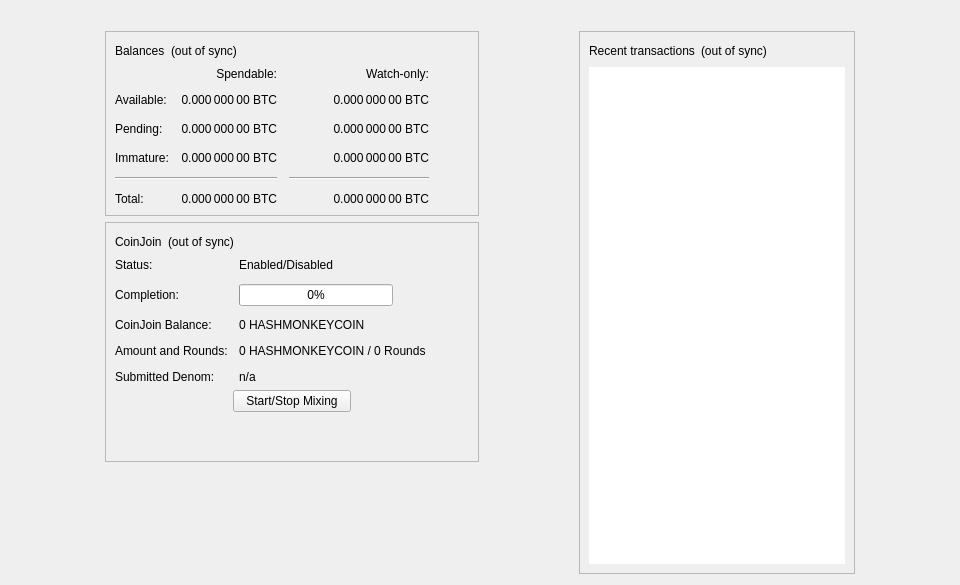
<?xml version="1.0" encoding="UTF-8"?>
<ui version="4.0">
 <class>OverviewPage</class>
 <widget class="QWidget" name="OverviewPage">
  <property name="geometry">
   <rect>
    <x>0</x>
    <y>0</y>
    <width>960</width>
    <height>585</height>
   </rect>
  </property>
  <property name="minimumSize">
   <size>
    <width>960</width>
    <height>0</height>
   </size>
  </property>
  <property name="windowTitle">
   <string>Form</string>
  </property>
  <layout class="QVBoxLayout" name="topLayout">
   <item>
    <widget class="QLabel" name="labelAlerts">
     <property name="visible">
      <bool>false</bool>
     </property>
     <property name="wordWrap">
      <bool>true</bool>
     </property>
     <property name="margin">
      <number>3</number>
     </property>
     <property name="textInteractionFlags">
      <set>Qt::TextSelectableByMouse</set>
     </property>
    </widget>
   </item>
   <item>
    <layout class="QHBoxLayout" name="horizontalLayout" stretch="1,0,1,0,1">
     <item>
      <spacer name="horizontalSpacerLeft">
       <property name="orientation">
        <enum>Qt::Horizontal</enum>
       </property>
       <property name="sizeType">
        <enum>QSizePolicy::Preferred</enum>
       </property>
       <property name="sizeHint" stdset="0">
        <size>
         <width>10</width>
         <height>20</height>
        </size>
       </property>
      </spacer>
     </item>
     <item>
      <layout class="QVBoxLayout" name="verticalLayout_2">
       <item>
        <widget class="QFrame" name="frame">
         <property name="frameShape">
          <enum>QFrame::StyledPanel</enum>
         </property>
         <property name="frameShadow">
          <enum>QFrame::Raised</enum>
         </property>
         <layout class="QVBoxLayout" name="verticalLayout_4">
          <item>
           <layout class="QHBoxLayout" name="horizontalLayout_4">
            <item>
             <widget class="QLabel" name="label_5">
              <property name="text">
               <string>Balances</string>
              </property>
             </widget>
            </item>
            <item>
             <widget class="QLabel" name="labelWalletStatus">
              <property name="toolTip">
               <string>The displayed information may be out of date. Your wallet automatically synchronizes with the HashmonkeyCoin network after a connection is established, but this process has not completed yet.</string>
              </property>
              <property name="text">
               <string notr="true">(out of sync)</string>
              </property>
              <property name="alignment">
               <set>Qt::AlignLeading|Qt::AlignLeft|Qt::AlignVCenter</set>
              </property>
             </widget>
            </item>
            <item>
             <spacer name="horizontalSpacer_3">
              <property name="orientation">
               <enum>Qt::Horizontal</enum>
              </property>
              <property name="sizeHint" stdset="0">
               <size>
                <width>40</width>
                <height>20</height>
               </size>
              </property>
             </spacer>
            </item>
           </layout>
          </item>
          <item>
           <layout class="QGridLayout" name="gridLayout">
            <property name="spacing">
             <number>12</number>
            </property>
            <item row="2" column="2">
             <widget class="QLabel" name="labelWatchPending">
              <property name="cursor">
               <cursorShape>IBeamCursor</cursorShape>
              </property>
              <property name="toolTip">
               <string>Unconfirmed transactions to watch-only addresses</string>
              </property>
              <property name="text">
               <string notr="true">0.000 000 00 BTC</string>
              </property>
              <property name="alignment">
               <set>Qt::AlignRight|Qt::AlignTrailing|Qt::AlignVCenter</set>
              </property>
              <property name="textInteractionFlags">
               <set>Qt::LinksAccessibleByMouse|Qt::TextSelectableByKeyboard|Qt::TextSelectableByMouse</set>
              </property>
             </widget>
            </item>
            <item row="2" column="1">
             <widget class="QLabel" name="labelUnconfirmed">
              <property name="cursor">
               <cursorShape>IBeamCursor</cursorShape>
              </property>
              <property name="toolTip">
               <string>Total of transactions that have yet to be confirmed, and do not yet count toward the spendable balance</string>
              </property>
              <property name="text">
               <string notr="true">0.000 000 00 BTC</string>
              </property>
              <property name="alignment">
               <set>Qt::AlignRight|Qt::AlignTrailing|Qt::AlignVCenter</set>
              </property>
              <property name="textInteractionFlags">
               <set>Qt::LinksAccessibleByMouse|Qt::TextSelectableByKeyboard|Qt::TextSelectableByMouse</set>
              </property>
             </widget>
            </item>
            <item row="3" column="2">
             <widget class="QLabel" name="labelWatchImmature">
              <property name="cursor">
               <cursorShape>IBeamCursor</cursorShape>
              </property>
              <property name="toolTip">
               <string>Mined balance in watch-only addresses that has not yet matured</string>
              </property>
              <property name="text">
               <string notr="true">0.000 000 00 BTC</string>
              </property>
              <property name="alignment">
               <set>Qt::AlignRight|Qt::AlignTrailing|Qt::AlignVCenter</set>
              </property>
              <property name="textInteractionFlags">
               <set>Qt::LinksAccessibleByMouse|Qt::TextSelectableByKeyboard|Qt::TextSelectableByMouse</set>
              </property>
             </widget>
            </item>
            <item row="4" column="0" colspan="2">
             <widget class="Line" name="lineSpendableBalance">
              <property name="orientation">
               <enum>Qt::Horizontal</enum>
              </property>
             </widget>
            </item>
            <item row="4" column="2">
             <widget class="Line" name="lineWatchBalance">
              <property name="sizePolicy">
               <sizepolicy hsizetype="Preferred" vsizetype="Fixed">
                <horstretch>0</horstretch>
                <verstretch>0</verstretch>
               </sizepolicy>
              </property>
              <property name="minimumSize">
               <size>
                <width>140</width>
                <height>0</height>
               </size>
              </property>
              <property name="orientation">
               <enum>Qt::Horizontal</enum>
              </property>
             </widget>
            </item>
            <item row="5" column="0">
             <widget class="QLabel" name="labelTotalText">
              <property name="text">
               <string>Total:</string>
              </property>
             </widget>
            </item>
            <item row="3" column="1">
             <widget class="QLabel" name="labelImmature">
              <property name="cursor">
               <cursorShape>IBeamCursor</cursorShape>
              </property>
              <property name="toolTip">
               <string>Mined balance that has not yet matured</string>
              </property>
              <property name="text">
               <string notr="true">0.000 000 00 BTC</string>
              </property>
              <property name="alignment">
               <set>Qt::AlignRight|Qt::AlignTrailing|Qt::AlignVCenter</set>
              </property>
              <property name="textInteractionFlags">
               <set>Qt::LinksAccessibleByMouse|Qt::TextSelectableByKeyboard|Qt::TextSelectableByMouse</set>
              </property>
             </widget>
            </item>
            <item row="2" column="3">
             <spacer name="horizontalSpacer_2">
              <property name="orientation">
               <enum>Qt::Horizontal</enum>
              </property>
              <property name="sizeHint" stdset="0">
               <size>
                <width>40</width>
                <height>20</height>
               </size>
              </property>
             </spacer>
            </item>
            <item row="3" column="0">
             <widget class="QLabel" name="labelImmatureText">
              <property name="text">
               <string>Immature:</string>
              </property>
             </widget>
            </item>
            <item row="5" column="1">
             <widget class="QLabel" name="labelTotal">
              <property name="cursor">
               <cursorShape>IBeamCursor</cursorShape>
              </property>
              <property name="toolTip">
               <string>Your current total balance</string>
              </property>
              <property name="text">
               <string notr="true">0.000 000 00 BTC</string>
              </property>
              <property name="alignment">
               <set>Qt::AlignRight|Qt::AlignTrailing|Qt::AlignVCenter</set>
              </property>
              <property name="textInteractionFlags">
               <set>Qt::LinksAccessibleByMouse|Qt::TextSelectableByKeyboard|Qt::TextSelectableByMouse</set>
              </property>
             </widget>
            </item>
            <item row="5" column="2">
             <widget class="QLabel" name="labelWatchTotal">
              <property name="cursor">
               <cursorShape>IBeamCursor</cursorShape>
              </property>
              <property name="toolTip">
               <string>Current total balance in watch-only addresses</string>
              </property>
              <property name="text">
               <string notr="true">0.000 000 00 BTC</string>
              </property>
              <property name="alignment">
               <set>Qt::AlignRight|Qt::AlignTrailing|Qt::AlignVCenter</set>
              </property>
              <property name="textInteractionFlags">
               <set>Qt::LinksAccessibleByMouse|Qt::TextSelectableByKeyboard|Qt::TextSelectableByMouse</set>
              </property>
             </widget>
            </item>
            <item row="0" column="2">
             <widget class="QLabel" name="labelWatchonly">
              <property name="text">
               <string>Watch-only:</string>
              </property>
              <property name="alignment">
               <set>Qt::AlignRight|Qt::AlignTrailing|Qt::AlignVCenter</set>
              </property>
             </widget>
            </item>
            <item row="1" column="0">
             <widget class="QLabel" name="labelBalanceText">
              <property name="text">
               <string>Available:</string>
              </property>
             </widget>
            </item>
            <item row="1" column="1">
             <widget class="QLabel" name="labelBalance">
              <property name="cursor">
               <cursorShape>IBeamCursor</cursorShape>
              </property>
              <property name="toolTip">
               <string>Your current spendable balance</string>
              </property>
              <property name="text">
               <string notr="true">0.000 000 00 BTC</string>
              </property>
              <property name="alignment">
               <set>Qt::AlignRight|Qt::AlignTrailing|Qt::AlignVCenter</set>
              </property>
              <property name="textInteractionFlags">
               <set>Qt::LinksAccessibleByMouse|Qt::TextSelectableByKeyboard|Qt::TextSelectableByMouse</set>
              </property>
             </widget>
            </item>
            <item row="1" column="2">
             <widget class="QLabel" name="labelWatchAvailable">
              <property name="cursor">
               <cursorShape>IBeamCursor</cursorShape>
              </property>
              <property name="toolTip">
               <string>Your current balance in watch-only addresses</string>
              </property>
              <property name="text">
               <string notr="true">0.000 000 00 BTC</string>
              </property>
              <property name="alignment">
               <set>Qt::AlignRight|Qt::AlignTrailing|Qt::AlignVCenter</set>
              </property>
              <property name="textInteractionFlags">
               <set>Qt::LinksAccessibleByMouse|Qt::TextSelectableByKeyboard|Qt::TextSelectableByMouse</set>
              </property>
             </widget>
            </item>
            <item row="2" column="0">
             <widget class="QLabel" name="labelPendingText">
              <property name="text">
               <string>Pending:</string>
              </property>
             </widget>
            </item>
            <item row="0" column="1">
             <widget class="QLabel" name="labelSpendable">
              <property name="text">
               <string>Spendable:</string>
              </property>
              <property name="alignment">
               <set>Qt::AlignRight|Qt::AlignTrailing|Qt::AlignVCenter</set>
              </property>
             </widget>
            </item>
           </layout>
          </item>
         </layout>
        </widget>
       </item>
       <item>
        <widget class="QFrame" name="frameCoinJoin">
         <property name="layoutDirection">
          <enum>Qt::LeftToRight</enum>
         </property>
         <property name="frameShape">
          <enum>QFrame::StyledPanel</enum>
         </property>
         <property name="frameShadow">
          <enum>QFrame::Raised</enum>
         </property>
         <layout class="QVBoxLayout" name="VerticalLayout_PS1">
          <item>
           <layout class="QHBoxLayout" name="horizontalLayout_5">
            <item>
             <widget class="QLabel" name="labelCoinJoinHeader">
              <property name="text">
               <string notr="true">CoinJoin</string>
              </property>
             </widget>
            </item>
            <item>
             <widget class="QLabel" name="labelCoinJoinSyncStatus">
              <property name="toolTip">
               <string>The displayed information may be out of date. Your wallet automatically synchronizes with the HashmonkeyCoin network after a connection is established, but this process has not completed yet.</string>
              </property>
              <property name="text">
               <string notr="true">(out of sync)</string>
              </property>
              <property name="alignment">
               <set>Qt::AlignLeading|Qt::AlignLeft|Qt::AlignVCenter</set>
              </property>
             </widget>
            </item>
            <item>
             <spacer name="horizontalSpacer_4">
              <property name="orientation">
               <enum>Qt::Horizontal</enum>
              </property>
              <property name="sizeHint" stdset="0">
               <size>
                <width>40</width>
                <height>20</height>
               </size>
              </property>
             </spacer>
            </item>
           </layout>
          </item>
          <item>
           <layout class="QFormLayout" name="coinJoinFormLayout">
            <property name="fieldGrowthPolicy">
             <enum>QFormLayout::AllNonFixedFieldsGrow</enum>
            </property>
            <property name="horizontalSpacing">
             <number>11</number>
            </property>
            <property name="verticalSpacing">
             <number>12</number>
            </property>
            <item row="0" column="0">
             <widget class="QLabel" name="labelCoinJoinEnabledText">
              <property name="text">
               <string>Status:</string>
              </property>
             </widget>
            </item>
            <item row="0" column="1">
             <widget class="QLabel" name="labelCoinJoinEnabled">
              <property name="text">
               <string>Enabled/Disabled</string>
              </property>
             </widget>
            </item>
            <item row="1" column="0">
             <widget class="QLabel" name="labelCompletitionText">
              <property name="text">
               <string>Completion:</string>
              </property>
             </widget>
            </item>
            <item row="1" column="1">
             <widget class="QProgressBar" name="coinJoinProgress">
              <property name="maximumSize">
               <size>
                <width>154</width>
                <height>16777215</height>
               </size>
              </property>
              <property name="value">
               <number>0</number>
              </property>
             </widget>
            </item>
            <item row="2" column="0">
             <widget class="QLabel" name="labelAnonymizedText">
              <property name="text">
               <string notr="true">CoinJoin Balance:</string>
              </property>
             </widget>
            </item>
            <item row="2" column="1">
             <widget class="QLabel" name="labelAnonymized">
              <property name="text">
               <string notr="true">0 HASHMONKEYCOIN</string>
              </property>
             </widget>
            </item>
            <item row="3" column="0">
             <widget class="QLabel" name="labelAmountAndRoundsText">
              <property name="text">
               <string>Amount and Rounds:</string>
              </property>
             </widget>
            </item>
            <item row="3" column="1">
             <widget class="QLabel" name="labelAmountRounds">
              <property name="text">
               <string notr="true">0 HASHMONKEYCOIN / 0 Rounds</string>
              </property>
             </widget>
            </item>
            <item row="4" column="0">
             <widget class="QLabel" name="labelSubmittedDenomText">
              <property name="text">
               <string>Submitted Denom:</string>
              </property>
             </widget>
            </item>
            <item row="4" column="1">
             <widget class="QLabel" name="labelSubmittedDenom">
              <property name="toolTip">
               <string>The denominations you submitted to the Smartnode.&lt;br&gt;To mix, other users must submit the exact same denominations.</string>
              </property>
              <property name="text">
               <string>n/a</string>
              </property>
              <property name="wordWrap">
               <bool>true</bool>
              </property>
             </widget>
            </item>
           </layout>
          </item>
          <item>
           <layout class="QVBoxLayout" name="VerticalLayout_PS">
            <item>
             <layout class="QHBoxLayout" name="horizontalLayout_3">
              <property name="topMargin">
               <number>0</number>
              </property>
              <item>
               <spacer name="horizontalSpacer_5">
                <property name="orientation">
                 <enum>Qt::Horizontal</enum>
                </property>
                <property name="sizeHint" stdset="0">
                 <size>
                  <width>40</width>
                  <height>20</height>
                 </size>
                </property>
               </spacer>
              </item>
              <item>
               <widget class="QPushButton" name="toggleCoinJoin">
                <property name="sizePolicy">
                 <sizepolicy hsizetype="MinimumExpanding" vsizetype="Fixed">
                  <horstretch>0</horstretch>
                  <verstretch>0</verstretch>
                 </sizepolicy>
                </property>
                <property name="text">
                 <string>Start/Stop Mixing</string>
                </property>
               </widget>
              </item>
              <item>
               <spacer name="horizontalSpacer_6">
                <property name="orientation">
                 <enum>Qt::Horizontal</enum>
                </property>
                <property name="sizeHint" stdset="0">
                 <size>
                  <width>40</width>
                  <height>20</height>
                 </size>
                </property>
               </spacer>
              </item>
             </layout>
            </item>
            <item>
             <spacer name="verticalSpacer_3">
              <property name="orientation">
               <enum>Qt::Vertical</enum>
              </property>
              <property name="sizeHint" stdset="0">
               <size>
                <width>20</width>
                <height>40</height>
               </size>
              </property>
             </spacer>
            </item>
           </layout>
          </item>
         </layout>
        </widget>
       </item>
       <item>
        <spacer name="verticalSpacer">
         <property name="orientation">
          <enum>Qt::Vertical</enum>
         </property>
         <property name="sizeHint" stdset="0">
          <size>
           <width>20</width>
           <height>40</height>
          </size>
         </property>
        </spacer>
       </item>
      </layout>
     </item>
     <item>
      <spacer name="horizontalSpacerCenter">
       <property name="orientation">
        <enum>Qt::Horizontal</enum>
       </property>
       <property name="sizeHint" stdset="0">
        <size>
         <width>10</width>
         <height>20</height>
        </size>
       </property>
      </spacer>
     </item>
     <item>
      <layout class="QVBoxLayout" name="verticalLayout_3">
       <item>
        <widget class="QFrame" name="frame_2">
         <property name="frameShape">
          <enum>QFrame::StyledPanel</enum>
         </property>
         <property name="frameShadow">
          <enum>QFrame::Raised</enum>
         </property>
         <layout class="QVBoxLayout" name="verticalLayout">
          <item>
           <layout class="QHBoxLayout" name="horizontalLayout_2">
            <item>
             <widget class="QLabel" name="label_4">
              <property name="text">
               <string>Recent transactions</string>
              </property>
             </widget>
            </item>
            <item>
             <widget class="QLabel" name="labelTransactionsStatus">
              <property name="toolTip">
               <string>The displayed information may be out of date. Your wallet automatically synchronizes with the HashmonkeyCoin network after a connection is established, but this process has not completed yet.</string>
              </property>
              <property name="text">
               <string notr="true">(out of sync)</string>
              </property>
              <property name="alignment">
               <set>Qt::AlignLeading|Qt::AlignLeft|Qt::AlignVCenter</set>
              </property>
             </widget>
            </item>
            <item>
             <spacer name="horizontalSpacer">
              <property name="orientation">
               <enum>Qt::Horizontal</enum>
              </property>
              <property name="sizeHint" stdset="0">
               <size>
                <width>40</width>
                <height>20</height>
               </size>
              </property>
             </spacer>
            </item>
           </layout>
          </item>
          <item>
           <widget class="QListView" name="listTransactions">
            <property name="frameShape">
             <enum>QFrame::NoFrame</enum>
            </property>
            <property name="verticalScrollBarPolicy">
             <enum>Qt::ScrollBarAlwaysOff</enum>
            </property>
            <property name="horizontalScrollBarPolicy">
             <enum>Qt::ScrollBarAlwaysOff</enum>
            </property>
            <property name="selectionMode">
             <enum>QAbstractItemView::NoSelection</enum>
            </property>
           </widget>
          </item>
         </layout>
        </widget>
       </item>
      </layout>
     </item>
     <item>
      <spacer name="horizontalSpacerRight">
       <property name="orientation">
        <enum>Qt::Horizontal</enum>
       </property>
       <property name="sizeType">
        <enum>QSizePolicy::Preferred</enum>
       </property>
       <property name="sizeHint" stdset="0">
        <size>
         <width>10</width>
         <height>20</height>
        </size>
       </property>
      </spacer>
     </item>
    </layout>
   </item>
  </layout>
 </widget>
 <resources/>
 <connections/>
</ui>
